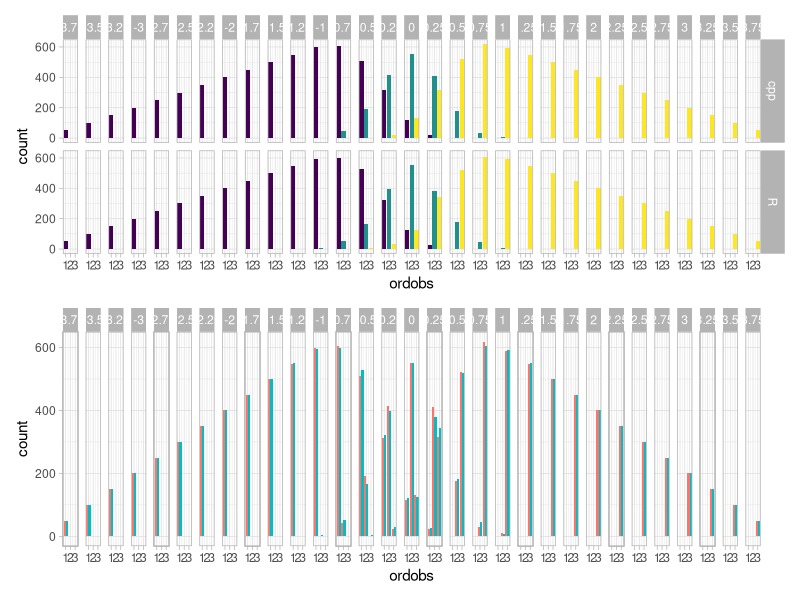

This figure's R source:
library(tidyverse)
library(patchwork)
theme_set(theme_light())

rm(list = ls())

ordobs <- function(a, b, tolerance, noise){
    diff <- rnorm(1, a - b, noise)
    if (diff < (-tolerance)) return(1);
    if (abs(diff) < tolerance) return(2);
    if (diff > tolerance) return(3);
}

##local R-sim generated ordobs:
ordobs.df <- data.frame()
a <- -2 #ugly setup + while loop mimics cpp for loop literally.

while (a < 2){
    b <- -2
    while (b < 2){
        for (rep in 1:50){
        ordobs.df <- rbind(ordobs.df, data.frame(
                                          ordobs = ordobs(a, b, .3, .3),
                                          a = a,
                                          b = b,
                                          tolerance = 0.1,
                                          noise = 0.1,
                                          simsource = "R")
                           )
        }
        b <- b + 0.25
    }
    a <- a + 0.25
}
## c generated ordobs from ord_phi.cpp
cpp_ordobs.df <- read.csv("ordphi_output.csv") %>%
    mutate(simsource = "cpp")

allsimobs.df <- rbind(cpp_ordobs.df, ordobs.df)

facet_plot <- ggplot(allsimobs.df,
                  aes(x = ordobs, fill = ordered(ordobs, levels = 1:3))) +
    geom_bar() +
    facet_grid(simsource~as.factor(a - b)) +
    guides(fill = FALSE)

dodge_plot <- ggplot(allsimobs.df,
                     aes(x = ordobs, fill = simsource)) +
    geom_bar(position = "dodge") +
    facet_grid(.~as.factor(a - b)) +
    guides(fill = FALSE)

print(facet_plot / dodge_plot)
ggsave(facet_plot, file = "facet_comparison.png", width = 10)
ggsave(dodge_plot, file = "dodgebars_comparison.png", width = 10)
